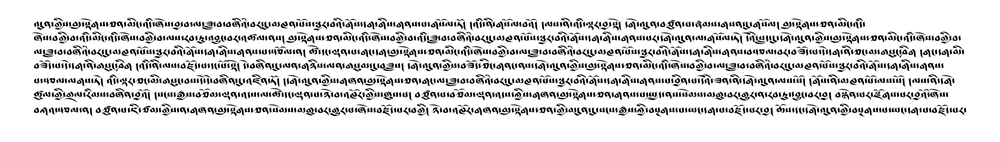
#> input picture data/SynthPageImages/Durtsa_GologDernangSadris-Drutsa_synthetic_page_145.png, 1000 x 142 px, shrunk from 2381 x 339 before the run
$ python -i augmentation.py   (imports and definitions only)
#> lines starting #> are read from the running program, lines starting #| are printed output that depends on the picture; after the words box and inside, x2 and y2 are one past the last pixel; in counts of white or black regions, pixels touching at a corner belong together
import math
from enum import Enum

import cv2
import numpy as np
from PIL import Image, ImageOps


class DistortionMode(Enum):
    """A simple selection for the mode used for font contour distortion"""

    additive = 0
    subtractive = 1


def distort_line(
    image: np.ndarray,
    mode,
    edge_tresh1,
    edge_tresh2,
    kernel_width,
    kernel_height,
    kernel_iterations,
):
    """Applies a line distortion effect to the given image using edge detection and morphological transformations.

    Args:
        image (np.array): The input image to be distorted.
        mode (int): The distortion mode, determining how the edges are modified.
        edge_tresh1 (int): The first threshold for the hysteresis procedure in the Canny edge detection.
        edge_tresh2 (int): The second threshold for the hysteresis procedure in the Canny edge detection.
        kernel_width (int): The width of the kernel used for morphological transformations (erosion and dilation).
        kernel_height (int): The height of the kernel used for morphological transformations (erosion and dilation).
        kernel_iterations (int): The number of iterations for the morphological transformations.


    Returns:
        np.array: The distorted image as a NumPy array.
    """
    if type(image) is not np.array:
        image = np.array(image)
    edges = cv2.Canny(image, edge_tresh1, edge_tresh2)
    if edges is None:
        return image
    edges = cv2.cvtColor(edges, cv2.COLOR_GRAY2RGB)
    kernel = np.ones((kernel_width, kernel_height), np.uint8)
    edges = cv2.erode(edges, kernel, iterations=kernel_iterations)
    edges = cv2.dilate(edges, kernel, iterations=kernel_iterations)
    indices = np.where(edges[:, :] == 255)
    cv_image_added = image.copy()
    if mode == DistortionMode.additive:
        cv_image_added[indices[0], indices[1], :] = [0]
    else:
        cv_image_added[indices[0], indices[1], :] = [255]
    return cv_image_added


class WaveDeformer:
    def __init__(self, grid, multiplier, offset) -> None:
        self.multiplier = multiplier
        self.offset = offset
        self.grid = grid

    def transform(self, x, y):
        """Applies a wave transformation to the y-coordinate based on the x-coordinate.

        Args:
            x (float): The x-coordinate.
            y (float): The y-coordinate.

        Returns:
            tuple: A tuple (x, y) with the transformed coordinates.
        """
        y = y + self.multiplier * math.sin(x / self.offset)
        return x, y

    def transform_rectangle(self, x0, y0, x1, y1):
        """Transforms the coordinates of a rectangle by applying the wave transformation.

        Args:
            x0 (float): The x-coordinate of the top-left corner.
            y0 (float): The y-coordinate of the top-left corner.
            x1 (float): The x-coordinate of the bottom-right corner.
            y1 (float): The y-coordinate of the bottom-right corner.

        Returns:
            tuple: A tuple containing the transformed coordinates of the rectangle.
        """
        return (
            *self.transform(x0, y0),
            *self.transform(x0, y1),
            *self.transform(x1, y1),
            *self.transform(x1, y0),
        )

    def getmesh(self, img):
        """Generates a mesh for the image by applying the wave transformation.

        Args:
            img (PIL.Image.Image): The image for which to generate the mesh.

        Returns:
            list:A list of tuples where each tuple contains the target and source coordinates for the mesh.
        """
        self.w, self.h = img.size
        gridspace = self.grid
        target_grid = []
        for x in range(0, self.w, gridspace):
            for y in range(0, self.h, gridspace):
                target_grid.append((x, y, x + gridspace, y + gridspace))
        source_grid = [self.transform_rectangle(*rect) for rect in target_grid]
        return [t for t in zip(target_grid, source_grid)]


def deform_image(image: np.ndarray, grid_size, multiplier, offset):
    """Applies a wave-like deformation to an input image.


    Args:
        image (np.ndarray):The input image as a NumPy array.
        grid_size (_type_): The size of the grid for the deformation.
        multiplier (_type_): The multiplier for the wave amplitude.
        offset (_type_): The offset for the wave frequency.

    Returns:
        np.ndarray:  The deformed image as a NumPy array.
    """
    deformer = WaveDeformer(grid=grid_size, multiplier=multiplier, offset=offset)
    pil_image = Image.fromarray(image)
    deformed_img = ImageOps.deform(pil_image, deformer)
    return np.array(deformed_img)


class Augmentation:
    def __init__(
        self,
        original_img_obj,
        is_deformed: bool = True,
        is_distort: bool = True,
        has_background: bool = False,
        is_torn: bool = True,
        is_dirty: bool = True,
    ):
        self.original_img_obj = original_img_obj
        self.is_deformed = is_deformed
        self.is_distort = is_distort
        self.has_background = has_background
        self.is_torn = is_torn
        self.is_dirty = is_dirty

    def apply_augmentation(self):
        """Apply Augmentation to the original Image"""
        aug_img = self.original_img_obj
        if self.is_deformed:
            aug_img = self.apply_deform(aug_img)
        if self.is_distort:
            aug_img = self.apply_distort(aug_img)

    def apply_deform(
        self, aug_img, grid: int = 20, multiplier: int = 6, offset: int = 70
    ):
        """Applies a wave-like deformation to the given image.

        Args:
            aug_img (PIL.Image.Image): The input image to be deformed.
            grid (int, optional): The size of the grid for the deformation. Defaults to 20.
            multiplier (int, optional): The multiplier for the wave amplitude. Defaults to 6.
            offset (int, optional): The offset for the wave frequency. Defaults to 70.

        Returns:
            PIL.Image.Image: The deformed image as a PIL Image.
        """
        page_img_np = np.array(aug_img)
        deformed_page_img = deform_image(page_img_np, grid, multiplier, offset)
        return Image.fromarray(deformed_page_img)

    def apply_distort(
        self,
        aug_img,
        mode: int = 1,
        edge_tresh1: int = 100,
        edge_tresh2: int = 200,
        kernel_width: int = 2,
        kernel_height: int = 1,
        kernel_iterations=2,
    ):
        """Applies a distortion effect to the given image using edge detection and morphological transformations.

        Args:
            aug_img (PIL.Image.Image): The input image to be distorted.
            mode (int, optional): The distortion mode, either additive or subtractive. Defaults to DistortionMode.additive.
            edge_tresh1 (int, optional): The first threshold for the hysteresis procedure in the Canny edge detection. Defaults to 100.
            edge_tresh2 (int, optional): The second threshold for the hysteresis procedure in the Canny edge detection. Defaults to 200.
            kernel_width (int, optional): The width of the kernel used for morphological transformations. Defaults to 2.
            kernel_height (int, optional): The height of the kernel used for morphological transformations. Defaults to 1.
            kernel_iterations (int, optional): The number of iterations for the morphological transformations. Defaults to 2.

        Returns:
            PIL.Image.Image: The distorted image as a PIL Image.
        """  # noqa
        page_img_np = np.array(aug_img)
        distorted_img = distort_line(
            page_img_np,
            mode,
            edge_tresh1,
            edge_tresh2,
            kernel_width,
            kernel_height,
            kernel_iterations,
        )
        return Image.fromarray(distorted_img)

>>> import cv2
>>> picture = cv2.imread('../../data/SynthPageImages/Durtsa_GologDernangSadris-Drutsa_synthetic_page_145.png')
#> picture is the input picture: shape (142, 1000, 3); min 0, max 255, mean 219.3
>>> result = Augmentation(picture).apply_augmentation()
#> in deform_image, `deformed_img = ImageOps.deform(pil_image, deformer)`:
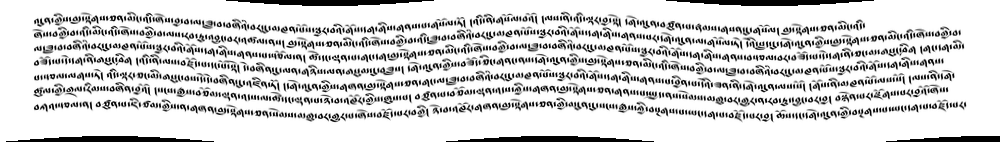
#> deformed_img: PIL image 1000x142 RGB; min 0, max 255, mean 212.2
#> in distort_line, `edges = cv2.Canny(image, edge_tresh1, edge_tresh2)`:
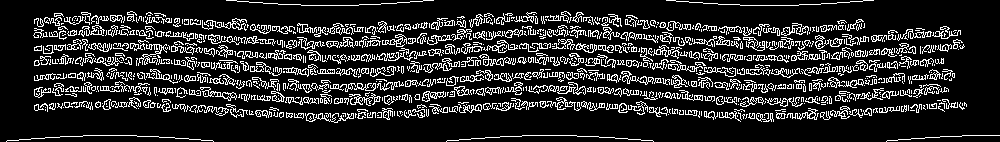
#> edges: shape (142, 1000); 16.4% white in thin lines or dots
#> in distort_line, `edges = cv2.cvtColor(edges, cv2.COLOR_GRAY2RGB)`: edges: shape (142, 1000, 3); 16.4% white in thin lines or dots
#> in distort_line, `edges = cv2.erode(edges, kernel, iterations=kernel_iterations)`:
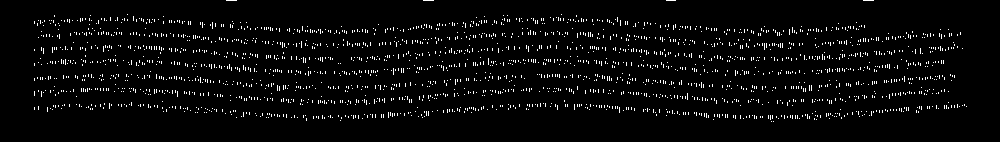
#> edges: shape (142, 1000, 3); 3.8% white in thin lines or dots, all inside (x1, y1, x2, y2) = (34, 0, 967, 122)
#> in distort_line, `edges = cv2.dilate(edges, kernel, iterations=kernel_iterations)`:
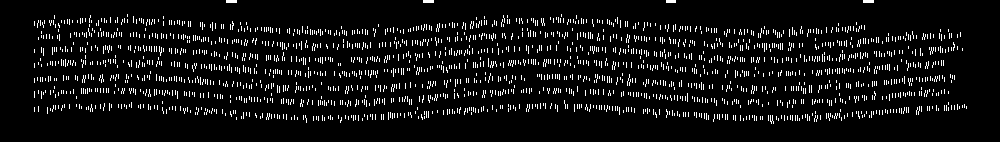
#> edges: shape (142, 1000, 3); 7.1% white in thin lines or dots, all inside (x1, y1, x2, y2) = (34, 0, 967, 124)
#> in distort_line, `cv_image_added[indices[0], indices[1], :] = [255]`:
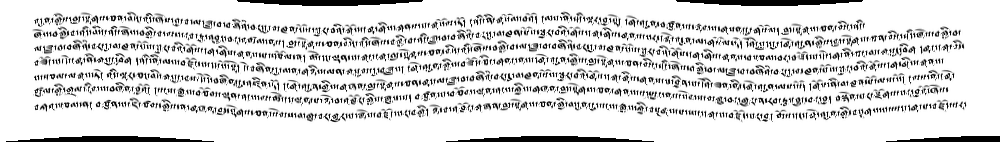
#> cv_image_added: shape (142, 1000, 3); 6.82% of pixels changed, all inside (x1, y1, x2, y2) = (34, 0, 967, 124)

$ run again, on data/SynthPageImages/Durtsa_GologDernangSadris-Drutsa_synthetic_page_183.png
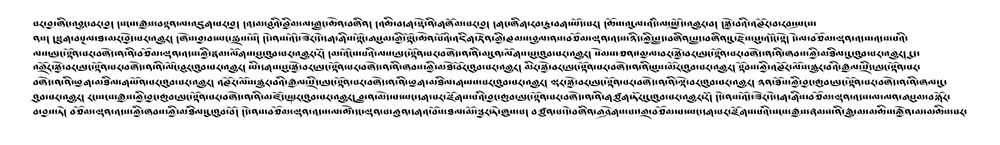
#> input picture data/SynthPageImages/Durtsa_GologDernangSadris-Drutsa_synthetic_page_183.png, 1000 x 145 px, shrunk from 2436 x 354 before the run
#> picture is the input picture: shape (145, 1000, 3); min 0, max 255, mean 221.6
#> in distort_line, `edges = cv2.Canny(image, edge_tresh1, edge_tresh2)`:
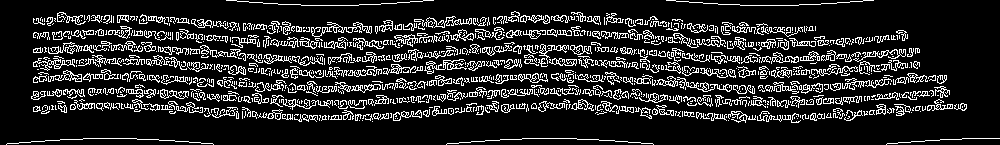
#> edges: shape (145, 1000); 15.6% white in thin lines or dots
#> in distort_line, `cv_image_added[indices[0], indices[1], :] = [255]`:
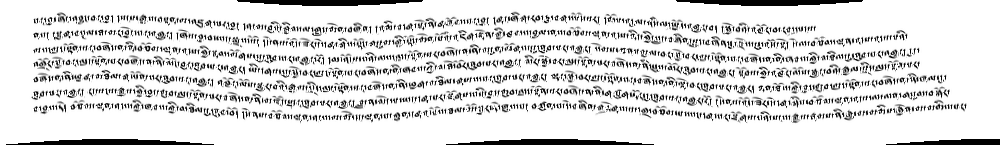
#> cv_image_added: shape (145, 1000, 3); min 0, max 255, mean 220.1

$ run again, on data/SynthPageImages/Durtsa_GologDernangSadris-Drutsa_synthetic_page_273.png
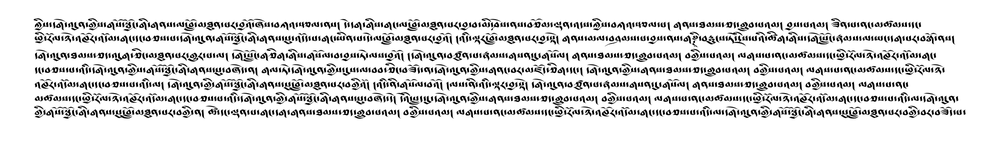
#> input picture data/SynthPageImages/Durtsa_GologDernangSadris-Drutsa_synthetic_page_273.png, 1000 x 144 px, shrunk from 2335 x 337 before the run
#> picture is the input picture: shape (144, 1000, 3); min 0, max 255, mean 219.7
#> in distort_line, `edges = cv2.Canny(image, edge_tresh1, edge_tresh2)`:
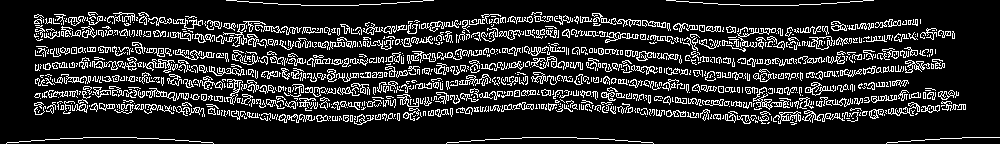
#> edges: shape (144, 1000); 16.1% white in thin lines or dots
#> in distort_line, `cv_image_added[indices[0], indices[1], :] = [255]`:
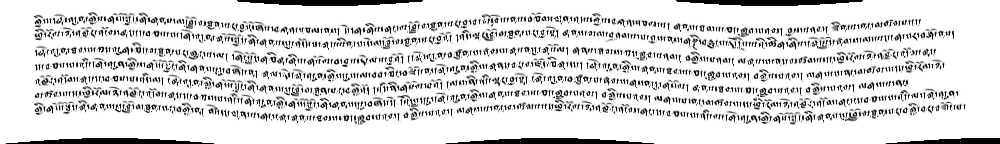
#> cv_image_added: shape (144, 1000, 3); min 0, max 255, mean 219.2

$ run again, on data/SynthPageImages/Durtsa_GologDernangSadris-Drutsa_synthetic_page_275.png
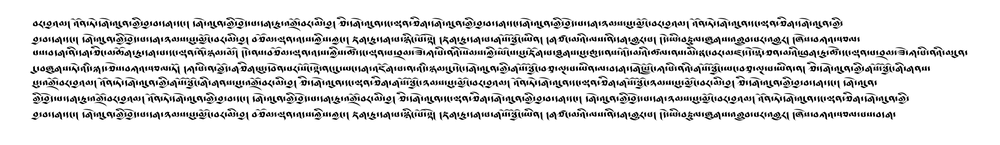
#> input picture data/SynthPageImages/Durtsa_GologDernangSadris-Drutsa_synthetic_page_275.png, 1000 x 145 px, shrunk from 2461 x 357 before the run
#> picture is the input picture: shape (145, 1000, 3); min 0, max 255, mean 222.2
#> in distort_line, `edges = cv2.Canny(image, edge_tresh1, edge_tresh2)`:
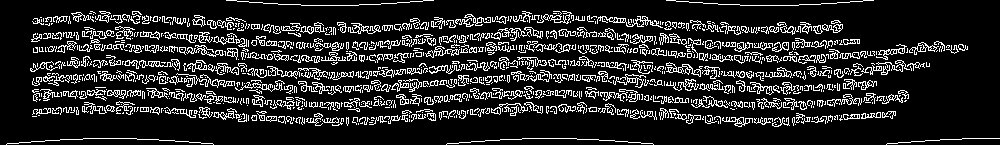
#> edges: shape (145, 1000); 15.4% white in thin lines or dots
#> in distort_line, `cv_image_added[indices[0], indices[1], :] = [255]`:
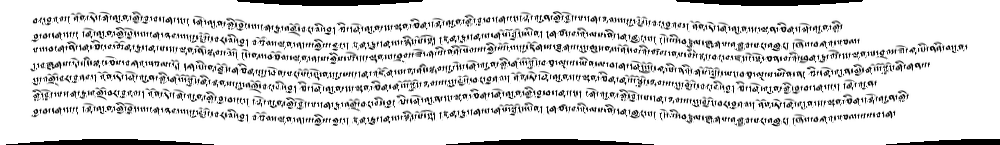
#> cv_image_added: shape (145, 1000, 3); min 0, max 255, mean 220.9
